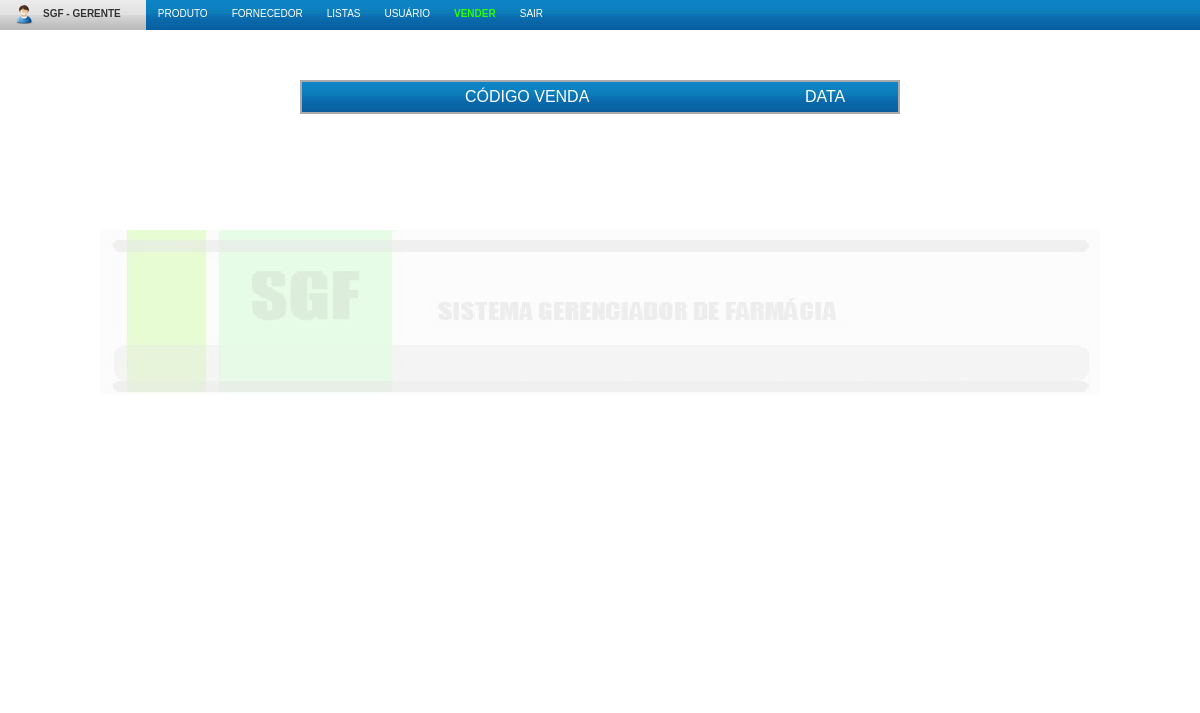
Page /main/listarVendas.php (signed in) on the earlier database version.
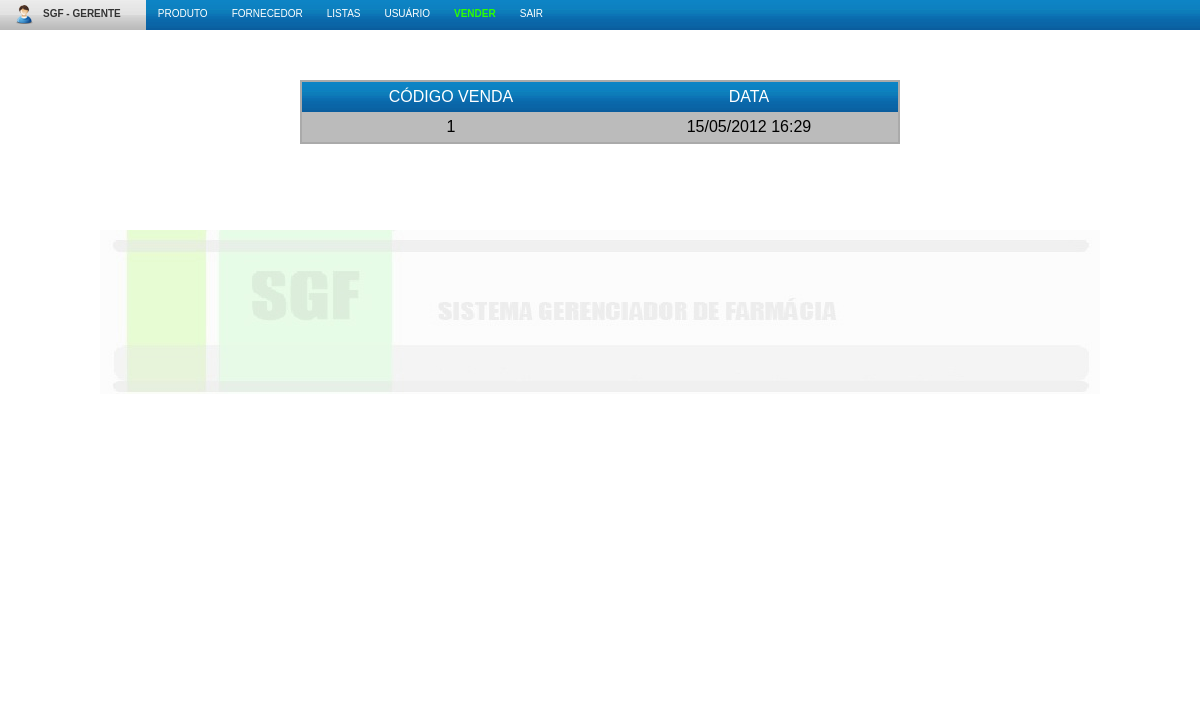
Same page on the later database version.
### tables this page shows
CREATE TABLE IF NOT EXISTS `venda` (
  `idVenda` int(11) NOT NULL AUTO_INCREMENT,
  `codVenda` int(11) NOT NULL,
  `idProduto` int(11) NOT NULL,
  `qtd` int(11) NOT NULL,
  `total` decimal(8,2) NOT NULL,
  `data` timestamp NOT NULL DEFAULT CURRENT_TIMESTAMP,
  `caminho` varchar(255) DEFAULT NULL,
  `finalizada` smallint(6) DEFAULT '0',
  PRIMARY KEY (`idVenda`)
);

### class/Venda.class.php (called while the page is built, shortened)
<?php
class Venda {
	public static function listarVendas(){
		$query = "SELECT * FROM venda WHERE finalizada=1 GROUP BY codVenda ORDER BY data DESC";
		$res = mysql_query($query);
		return $res;
	}
}
?>

### main/listarVendas.php (the view, shortened to what this page needs)
<?php
include 'topo.php';
$doacao = Venda::listarVendas();
?>
<table cellpadding=0 cellspacing=0 class="tbl_listaProd">
	<thead>
		<tr>
                    <td>C&oacute;digo Venda</td>
                    <td>DATA</td>
		</tr>
	</thead>
	<tbody>
<?php
while($row = mysql_fetch_array($doacao)) {
	echo  "<tr>";
	 ?>
        <td><a href="#" onclick="verCupom('<?php echo $row['caminho']; ?>')"><?php echo $row['codVenda']; ?></a></td>
        <?php ;
        echo "<td>".date("d/m/Y H:i", strtotime($row['data']))."</td>";
	echo "</tr>";
}
?>
	</tbody>
</table>
<?php include 'rodape.php'; ?>

Differences in the rows shown:
added venda: codVenda "1", data "15/05/2012 16:29"
